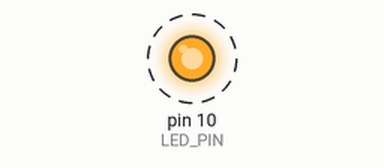
This sketch was run on a simulated Arduino Uno, built with avr-gcc and run on an emulated ATmega328P. Shown: output pins drawn as LEDs (lit = HIGH). Dashed ring = blinking.

Above: at 0.2 s.
Timing chart, 0 to 3.0 s (numbered marks = the images above):
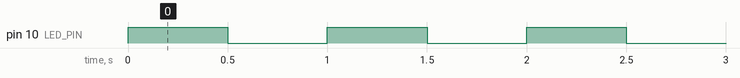

The sketch:

Digital_Blink_LED_Example.ino
```cpp
/****  Digital Blink LED Example  ****/

#define LED_PIN 10       //Which pin the LED is plugged into
#define BLINK_TIME 1000  //How long each "blink" takes (in milliseconds)

//Readies the board and software
void setup() {
  Serial.begin(9600);        //Prepare Board to receive data
  pinMode(LED_PIN, OUTPUT);  //Prepare the pin to send output values
}

//This loops continuously
void loop() {
  blinkLED(LED_PIN, BLINK_TIME);  //Blink LED
}

//"Blinks" the LED
void blinkLED(int pin, int blinkTime) {
  digitalWrite(pin, HIGH);  //Turn LED on
  delay(blinkTime / 2);     //Wait (leave on for half of the total blink time)
  digitalWrite(pin, LOW);   //Turn LED off
  delay(blinkTime / 2);     //Wait (leave off for half of the blink time)
}
```

Measured:
- by itself, pin 10 (LED_PIN): alternates HIGH for 0.50 s and LOW for 0.50 s
